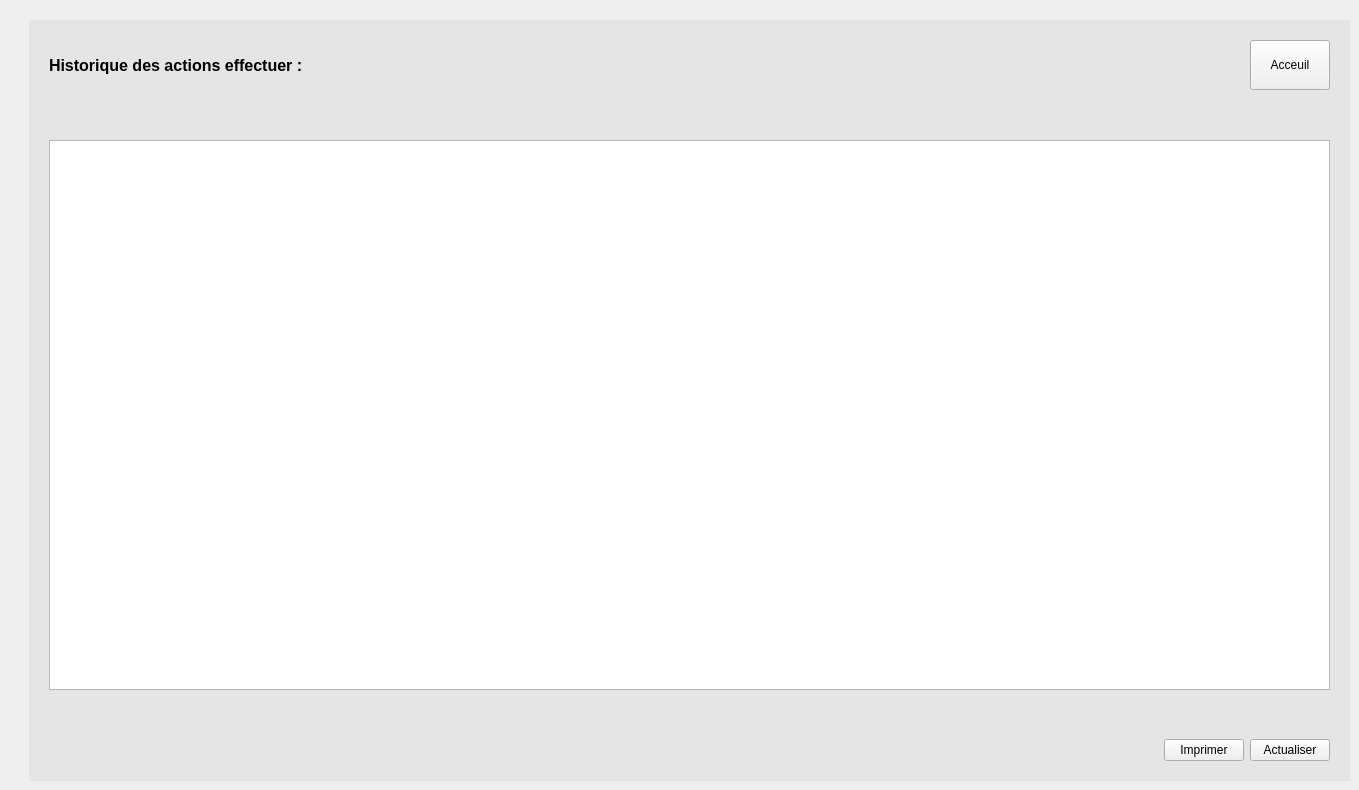
   <widget class="QWidget" name="stackedWidgetPage3">
    <widget class="QWidget" name="verticalWidgetH" native="true">
     <property name="geometry">
      <rect>
       <x>29</x>
       <y>20</y>
       <width>1321</width>
       <height>761</height>
      </rect>
     </property>
     <property name="styleSheet">
      <string notr="true">#verticalWidgetH {
	background : #e5e5e5;
}</string>
     </property>
     <layout class="QVBoxLayout" name="verticalLayout_8">
      <property name="leftMargin">
       <number>20</number>
      </property>
      <property name="topMargin">
       <number>20</number>
      </property>
      <property name="rightMargin">
       <number>20</number>
      </property>
      <property name="bottomMargin">
       <number>20</number>
      </property>
      <item>
       <layout class="QHBoxLayout" name="horizontalLayout_20">
        <item>
         <widget class="QLabel" name="label_14">
          <property name="font">
           <font>
            <pointsize>12</pointsize>
            <weight>75</weight>
            <bold>true</bold>
           </font>
          </property>
          <property name="text">
           <string>Historique des actions effectuer :</string>
          </property>
         </widget>
        </item>
        <item>
         <spacer name="horizontalSpacer_13">
          <property name="orientation">
           <enum>Qt::Horizontal</enum>
          </property>
          <property name="sizeHint" stdset="0">
           <size>
            <width>40</width>
            <height>20</height>
           </size>
          </property>
         </spacer>
        </item>
        <item>
         <widget class="QPushButton" name="PBacceuil_5">
          <property name="minimumSize">
           <size>
            <width>50</width>
            <height>50</height>
           </size>
          </property>
          <property name="text">
           <string>Acceuil</string>
          </property>
         </widget>
        </item>
       </layout>
      </item>
      <item>
       <spacer name="verticalSpacer_8">
        <property name="orientation">
         <enum>Qt::Vertical</enum>
        </property>
        <property name="sizeHint" stdset="0">
         <size>
          <width>20</width>
          <height>40</height>
         </size>
        </property>
       </spacer>
      </item>
      <item>
       <widget class="QTextBrowser" name="Historique">
        <property name="minimumSize">
         <size>
          <width>0</width>
          <height>550</height>
         </size>
        </property>
       </widget>
      </item>
      <item>
       <spacer name="verticalSpacer_7">
        <property name="orientation">
         <enum>Qt::Vertical</enum>
        </property>
        <property name="sizeHint" stdset="0">
         <size>
          <width>20</width>
          <height>40</height>
         </size>
        </property>
       </spacer>
      </item>
      <item>
       <layout class="QHBoxLayout" name="horizontalLayout_19">
        <item>
         <spacer name="horizontalSpacer_12">
          <property name="orientation">
           <enum>Qt::Horizontal</enum>
          </property>
          <property name="sizeHint" stdset="0">
           <size>
            <width>40</width>
            <height>20</height>
           </size>
          </property>
         </spacer>
        </item>
        <item>
         <widget class="QPushButton" name="imprimer">
          <property name="text">
           <string>Imprimer</string>
          </property>
         </widget>
        </item>
        <item>
         <widget class="QPushButton" name="pushButton_2">
          <property name="text">
           <string>Actualiser</string>
          </property>
         </widget>
        </item>
       </layout>
      </item>
     </layout>
    </widget>
   </widget>
